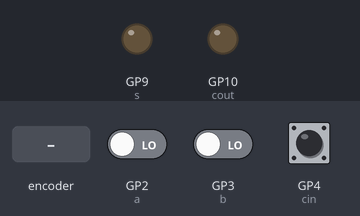
A program run on a simulated Raspberry Pi Pico running MicroPython. Shown: output pins drawn as LEDs (lit = HIGH). The inputs (shaded band) are chosen by the test bench; at power-on: GP4 (cin) LOW, GP2 (a) LOW, GP3 (b) LOW.

Above: at 1.2 s.
1.3 s: rotary encoder on GP2 (a) / GP3 (b) turned 3 steps (first pin leading)
At 2.9 s:
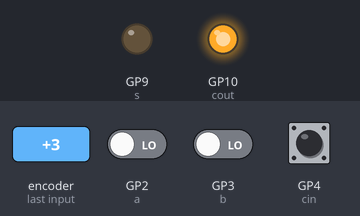
3.4 s: GP4 (cin) pulled HIGH for 0.15 s
At 3.47 s:
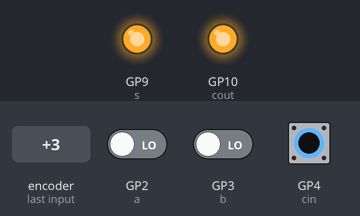
5.0 s: GP4 (cin) pulled HIGH for 3.2 s
At 8.7 s:
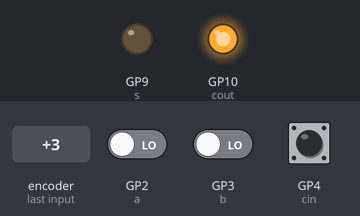
Timing chart, 0 to 10.2 s (numbered marks = the images above; inputs shaded):
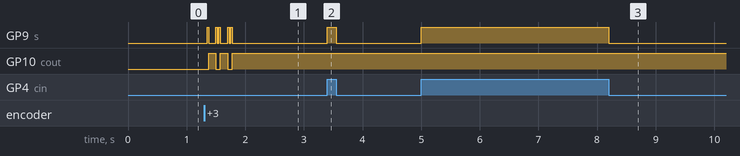

Measured:
- after the input at 1.3 s, GP9 (s): LOW → HIGH after 0.05 s, then repeats every 0.20 s: LOW 0.12 s, HIGH 0.02 s, LOW 0.03 s, HIGH 0.02 s, until it stays LOW from 1.8 s; GP10 (cout): alternates HIGH for 0.12 s and LOW for 0.08 s, 5 changes in all, then stays HIGH, starting after 0.08 s
- after the input at 3.4 s, GP9 (s): LOW → HIGH at once, → LOW 0.15 s later
- after the input at 5.0 s, GP9 (s): LOW → HIGH at once, → LOW 3.2 s later

The program:

main.py
```python
from machine import Pin

a = Pin(2, Pin.IN, Pin.PULL_DOWN)
b = Pin(3, Pin.IN, Pin.PULL_DOWN)
cin = Pin(4, Pin.IN, Pin.PULL_DOWN)

s = Pin(9, Pin.OUT)
cout = Pin(10, Pin.OUT)

while True:
    sum_val = a.value() + b.value() + cin.value()
    s.value(sum_val & 1)
    cout.value(sum_val >> 1)
```
